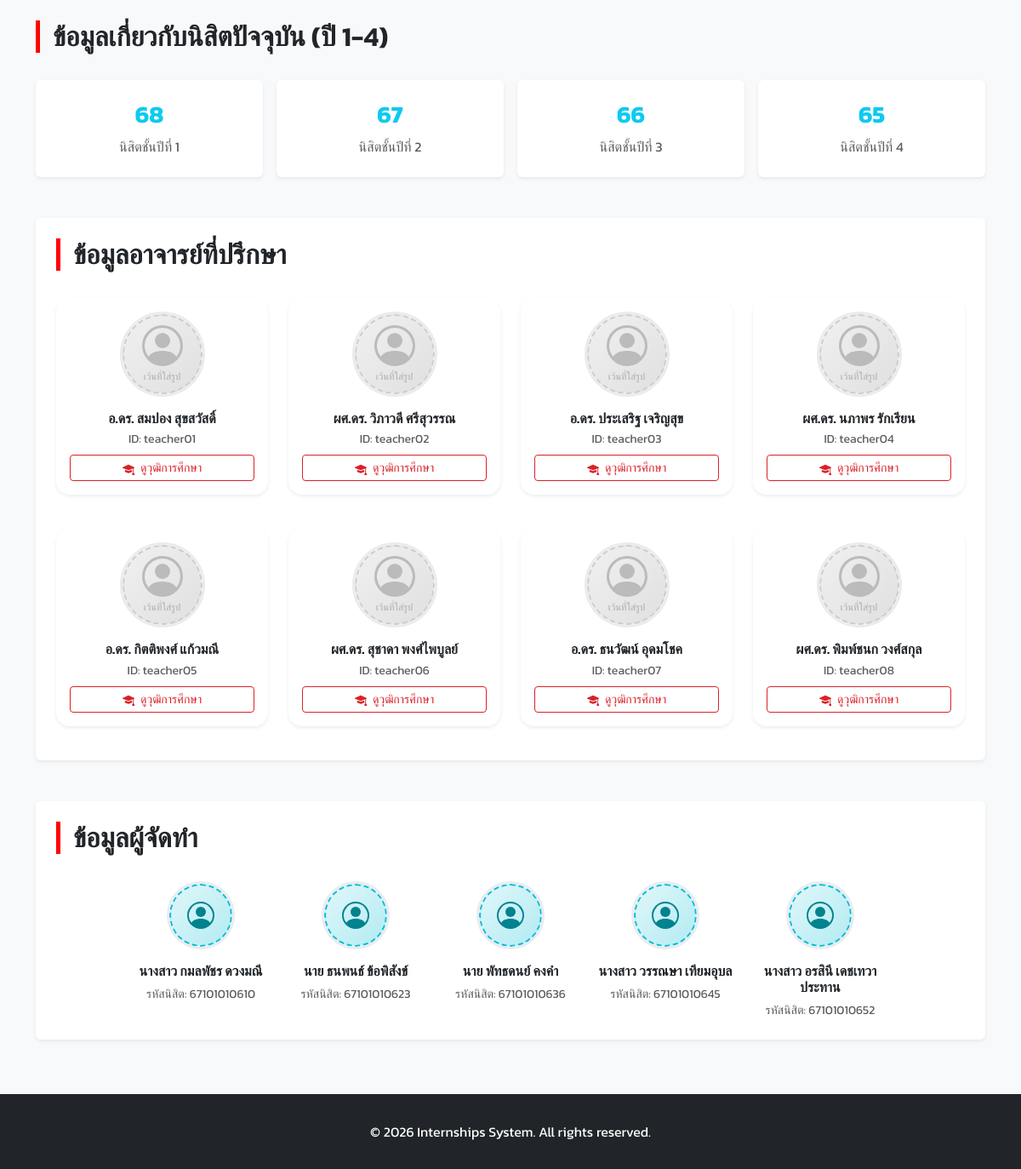
Before: / (lower part) with the older database file.
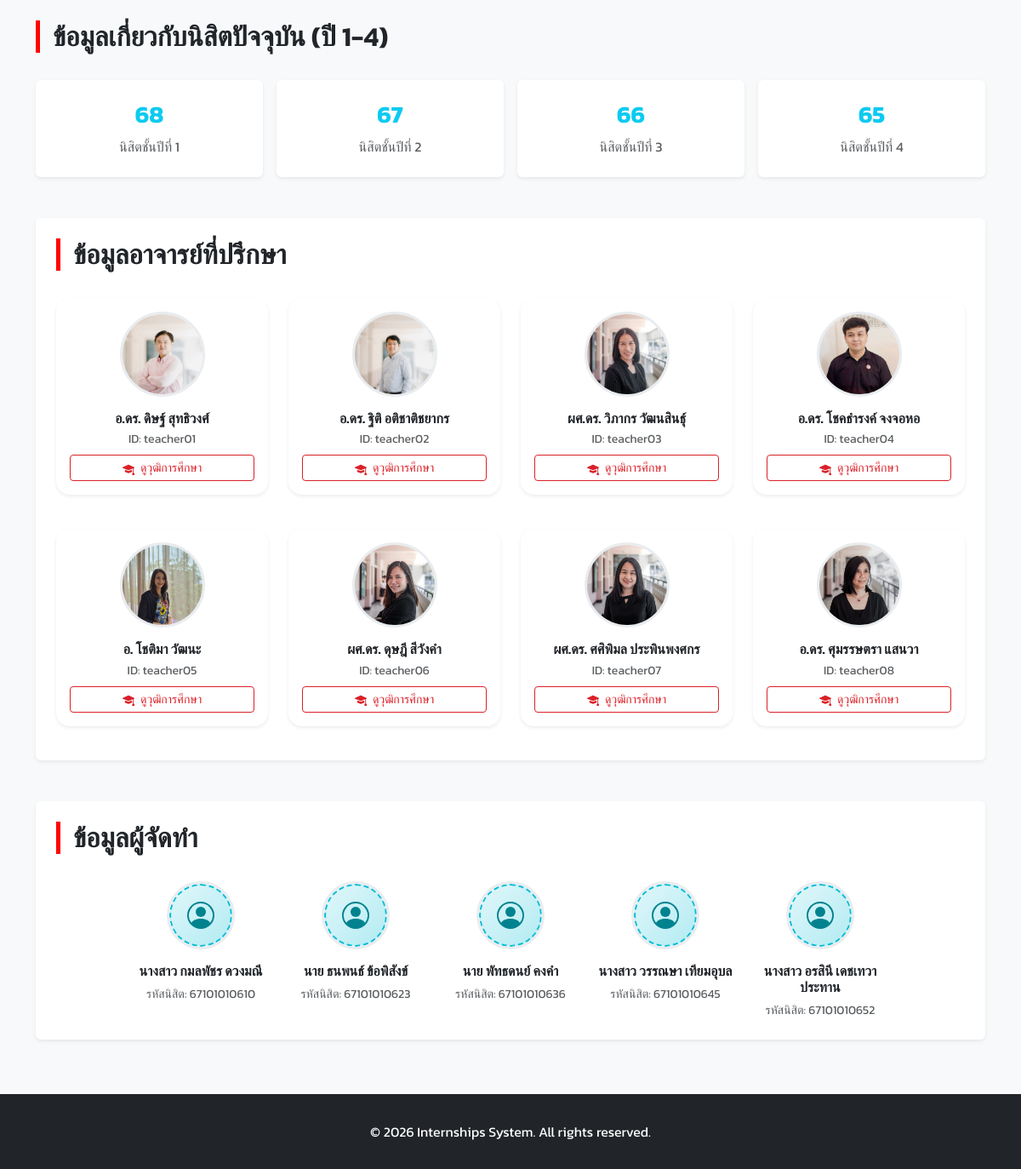
After: the same page with the newer database file.
### tables this page shows
CREATE TABLE `users` (
  `id` int(11) NOT NULL AUTO_INCREMENT,
  `username` varchar(50) NOT NULL UNIQUE,
  `password` varchar(255) NOT NULL,
  `role` enum('student','staff','teacher') NOT NULL,
  `first_name` varchar(100) NOT NULL,
  `last_name` varchar(100) NOT NULL,
  `title` varchar(50) DEFAULT NULL,
  `year_level` int(11) DEFAULT NULL,
  `profile_image` varchar(255) DEFAULT NULL,
  `education` text DEFAULT NULL,
  PRIMARY KEY (`id`)
);

### index.php (the view, shortened to what the changed rows need)
<?php include 'config.php'; ?>
<!DOCTYPE html>
<html lang="th">
<head>
    <link href="https://cdn.jsdelivr.net/npm/bootstrap@5.3.0/dist/css/bootstrap.min.css" rel="stylesheet">
    <link rel="stylesheet" href="swu-theme.css">
</head>
<body>
<main class="container mt-5">
    <section id="students" class="mb-5">
        <h2 class="section-title">ข้อมูลเกี่ยวกับนิสิตปัจจุบัน (ปี 1-4)</h2>
    </section>
    <section id="teachers" class="mb-5 bg-white p-4 rounded shadow-sm">
        <h2 class="section-title">ข้อมูลอาจารย์ที่ปรึกษา</h2>
        <div class="row g-4">
            <?php
            $stmt = $conn->query("SELECT id, first_name, last_name, title, username, profile_image, education FROM users WHERE role='teacher'");
            $teacherIndex = 0;
            while($teacher = $stmt->fetch_assoc()):
                $teacherIndex++;
            ?>
            <div class="col-md-4 col-lg-3 mb-3">
                <div class="card teacher-card h-100 text-center p-3 border-0 shadow-sm">
                    <div class="teacher-photo-wrapper mx-auto mb-3">
                        <?php if(!empty($teacher['profile_image']) && file_exists('uploads/teachers/' . $teacher['profile_image'])): ?>
                            <img src="uploads/teachers/<?= htmlspecialchars($teacher['profile_image']) ?>"
                                 alt="รูป อ.<?= htmlspecialchars($teacher['first_name']) ?>"
                                 class="teacher-photo">
                        <?php else: ?>
                            <div class="teacher-photo-placeholder">
                                <svg xmlns="http://www.w3.org/2000/svg" width="48" height="48" fill="currentColor" viewBox="0 0 16 16">
                                    <path d="M11 6a3 3 0 1 1-6 0 3 3 0 0 1 6 0z"/>
                                    <path fill-rule="evenodd" d="M0 8a8 8 0 1 1 16 0A8 8 0 0 1 0 8zm8-7a7 7 0 0 0-5.468 11.37C3.242 11.226 4.805 10 8 10s4.757 1.225 5.468 2.37A7 7 0 0 0 8 1z"/>
                                </svg>
                                <div class="mt-1" style="font-size: 0.7rem; color: #aaa;">เว้นที่ใส่รูป</div>
                            </div>
                        <?php endif; ?>
                    </div>
                    <h6 class="fw-bold mb-1"><?= htmlspecialchars(($teacher['title'] ?? 'อ.') . ' ' . $teacher['first_name'] . ' ' . $teacher['last_name']) ?></h6>
                    <small class="text-muted d-block mb-2">ID: <?= htmlspecialchars($teacher['username']) ?></small>
                    <a href="#" class="btn btn-outline-primary btn-sm mt-auto" data-bs-toggle="modal" data-bs-target="#eduModal<?= $teacherIndex ?>">
                        ดูวุฒิการศึกษา
                    </a>
                </div>
            </div>
            <?php endwhile; ?>
        </div>
    </section>
    <section id="creators" class="mb-5 bg-white p-4 rounded shadow-sm">
        <h2 class="section-title">ข้อมูลผู้จัดทำ</h2>
    </section>
</main>
</body>
</html>

Changed rows visible on the page:
no longer on this page (row edited): users: shows "เว้นที่ใส่รูป", title+first_name+last_name "ผศ.ดร. วิภาวดี ศรีสุวรรณ", username "teacher02"
no longer on this page (row edited): users: shows "เว้นที่ใส่รูป", title+first_name+last_name "อ.ดร. ประเสริฐ เจริญสุข", username "teacher03"
no longer on this page (row edited): users: shows "เว้นที่ใส่รูป", title+first_name+last_name "ผศ.ดร. นภาพร รักเรียน", username "teacher04"
no longer on this page (row edited): users: shows "เว้นที่ใส่รูป", title+first_name+last_name "อ.ดร. กิตติพงศ์ แก้วมณี", username "teacher05"
no longer on this page (row edited): users: shows "เว้นที่ใส่รูป", title+first_name+last_name "ผศ.ดร. สุชาดา พงศ์ไพบูลย์", username "teacher06"
no longer on this page (row edited): users: shows "เว้นที่ใส่รูป", title+first_name+last_name "อ.ดร. ธนวัฒน์ อุดมโชค", username "teacher07"
no longer on this page (row edited): users: shows "เว้นที่ใส่รูป", title+first_name+last_name "ผศ.ดร. พิมพ์ชนก วงศ์สกุล", username "teacher08"
changed users "teacher01": profile_image: picture added; title+first_name+last_name "อ.ดร. สมปอง สุขสวัสดิ์" → "อ.ดร. ดิษฐ์ สุทธิวงศ์"; no longer shows "เว้นที่ใส่รูป"
now on this page (row edited): users: profile_image (picture), title+first_name+last_name "อ.ดร. ฐิติ อติชาติชยากร", username "teacher02"
now on this page (row edited): users: profile_image (picture), title+first_name+last_name "ผศ.ดร. วิภากร วัฒนสินธุ์", username "teacher03"
now on this page (row edited): users: profile_image (picture), title+first_name+last_name "อ.ดร. โชคธำรงค์ จงจอหอ", username "teacher04"
now on this page (row edited): users: profile_image (picture), title+first_name+last_name "อ. โชติมา วัฒนะ", username "teacher05"
now on this page (row edited): users: profile_image (picture), title+first_name+last_name "ผศ.ดร. ดุษฎี สีวังคำ", username "teacher06"
now on this page (row edited): users: profile_image (picture), title+first_name+last_name "ผศ.ดร. ศศิพิมล ประพินพงศกร", username "teacher07"
now on this page (row edited): users: profile_image (picture), title+first_name+last_name "อ.ดร. ศุมรรษตรา แสนวา", username "teacher08"
